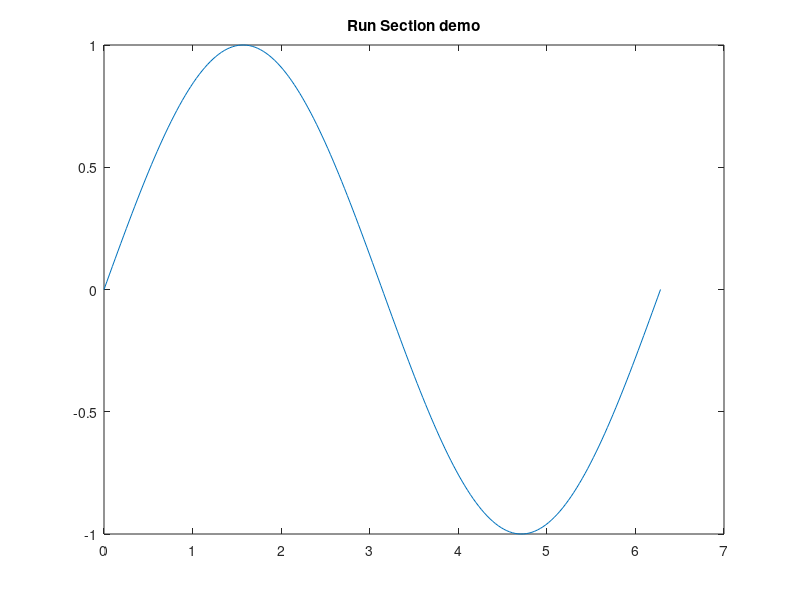

This figure's MATLAB source:
% Demo script for Run File (F5), Run Section (Ctrl+Enter) and Run Selection (F9).
a = 1;

%% Second section
b = a + 1;
fprintf('b = %d\n', b);

%% Third section: a loop
total = 0;
for k = 1:b
  total = total + k;
end
fprintf('total = %d\n', total);

%% Plot
x = linspace(0, 2*pi, 200);
plot(x, sin(x));
title('Run Section demo');
